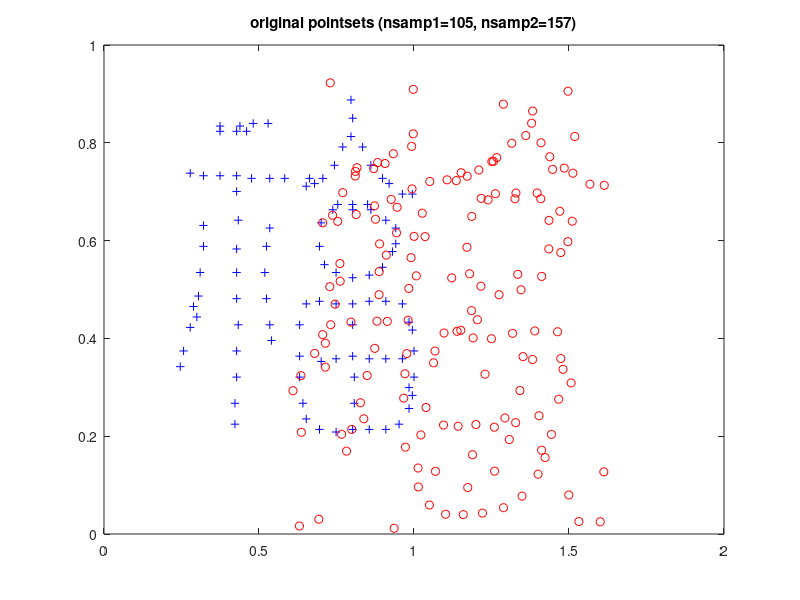

The MATLAB script that drew this image: (Note: this script raises an error after producing the figure.)
%   This is a demo for non-rigid point set registration.

% Authors: Jiayi Ma (jyma2010@gmail.com)
% Date:    07/12/2013

addpath('./data');
addpath('./SC');
clear all; 
close all; 
rand('state', 0);

% load save_chinese_def.mat
% load save_chinese_noise.mat
load save_chinese_outlier.mat
X=x1;
Y=y2a;
normalize = 1;
visualize = 1;

% configuration of SC
mean_dist_global=[]; % use [] to estimate scale from the data
nbins_theta=12;
nbins_r=5;
nsamp1=size(X,1);
nsamp2=size(Y,1);
ndum1=max(0, nsamp2-nsamp1);
ndum2=max(0, nsamp1-nsamp2);
eps_dum=0.15;
r_inner=1/8;
r_outer=2;
n_iter=10;

if visualize
   figure(21)
   plot(X(:,1),X(:,2),'b+',Y(:,1),Y(:,2),'ro')
   title(['original pointsets (nsamp1=' int2str(nsamp1) ', nsamp2=' ...
       int2str(nsamp2) ')'])
   drawnow
end

% initialize transformed version of model pointset
Xk=X; 
% initialize counter
k=1;
s=1;
% out_vec_{1,2} are indicator vectors for keeping track of estimated
% outliers on each iteration
out_vec_1=zeros(1,nsamp1); 
out_vec_2=zeros(1,nsamp2);

while s
   disp(['iter=' int2str(k)])
   
   % compute shape contexts for (transformed) model
   [BH1,mean_dist_1]=sc_compute(Xk',zeros(1,nsamp1),mean_dist_global,nbins_theta,nbins_r,r_inner,r_outer,out_vec_1);

   % compute shape contexts for target, using the scale estimate from
   % the warped model
   % Note: this is necessary only because out_vec_2 can change on each
   % iteration, which affects the shape contexts.  Otherwise, Y does
   % not change.
   [BH2,mean_dist_2]=sc_compute(Y',zeros(1,nsamp2),mean_dist_1,nbins_theta,nbins_r,r_inner,r_outer,out_vec_2);

   % compute pairwise cost between all shape contexts
   costmat=hist_cost_2(BH1,BH2);
   % pad the cost matrix with costs for dummies
   nptsd=nsamp1+ndum1;
   costmat2=eps_dum*ones(nptsd,nptsd);
   costmat2(1:nsamp1,1:nsamp2)=costmat;
   disp('running hungarian alg.')
   cvec=hungarian(costmat2);
%   cvec=hungarian_fast(costmat2);
   [a,cvec2]=sort(cvec);
   disp('done.')
   
   X2 = Xk;
   Y2 = Y(cvec2(1:nsamp1),:);
   
   normal.xm=0; normal.ym=0;
   normal.xscale=1; normal.yscale=1;
   if normalize, [nX, nY, normal]=norm2(X2,Y2); end
   
   [idt, V] = L2E(nX, nY-nX, 0.5);
   if normalize, V=(V+nX)*normal.yscale+repmat(normal.ym,size(Y2,1),1); end 
   out_idx = setdiff(1:nsamp1, idt);
%    out_vec_1(out_idx) = 1;
%    out_vec_2(cvec2(out_idx)) = 1;
%    out_vec_2(cvec2(nsamp1+1:end)) = 1;
   
   if visualize
      figure(22)
      plot(V(:,1),V(:,2),'b+',Y(:,1),Y(:,2),'ro')
      hold off
      title([int2str(length(idt)) ' correspondences (warped X)'])
      drawnow	
   end
   
   if visualize
      figure(23)
      plot(V(:,1),V(:,2),'b+',Y(:,1),Y(:,2),'ro')
      hold on
      h=plot([V(idt,1) Y2(idt,1)]',[V(idt,2) Y2(idt,2)]','k-');
      hold off
      title([int2str(length(idt)) ' correspondences (warped X)'])
      drawnow	
   end
   
   % update Xk for the next iteration
   Xk = V;
   
   % stop early if shape context score is sufficiently low
   if k==n_iter
      s=0;
   else
      k=k+1;
   end
end
